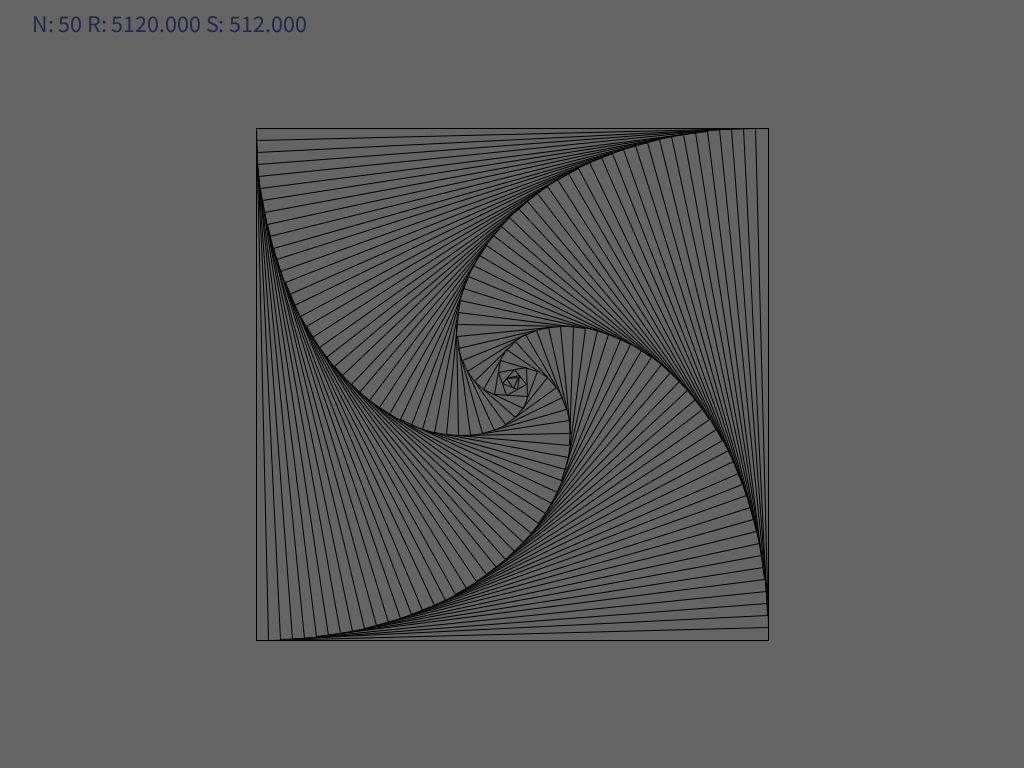
Frame 1 (no input)
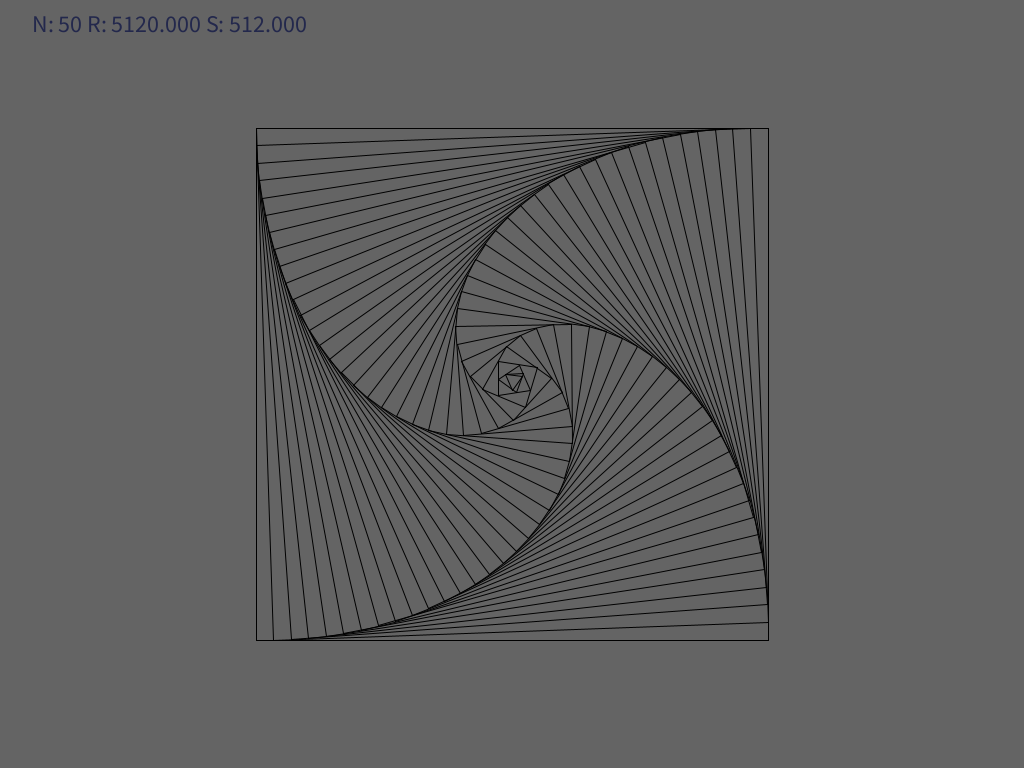
Frame 60 (the mouse pressed at the canvas centre just before this capture)
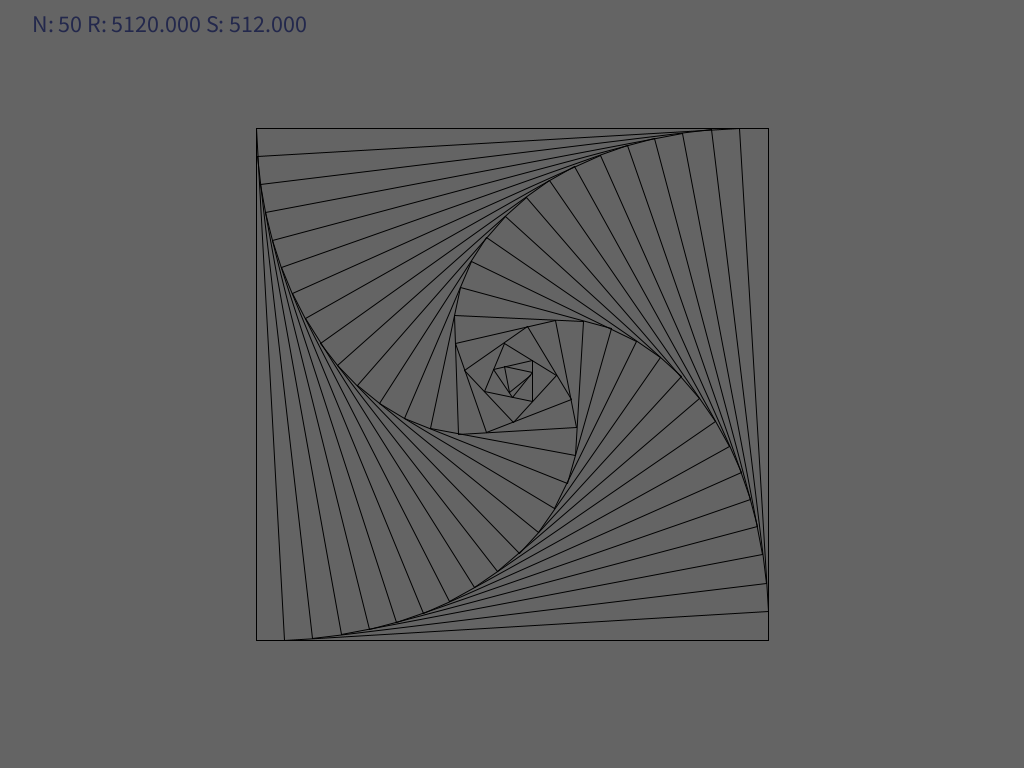
Frame 120 (the mouse held since frame 60 and released just before this capture)

The Processing sketch that drew these frames (run headless with seeded random() and noise(); from frame 60 on, the mouse is pressed at the canvas centre):

// Processing sketch: draw_a_spiral_in_a_box
// ── draw_a_spiral_in_a_box.pde
/*

https://i.stack.imgur.com/QDFZn.png

This geometric spiral looks complicated, but it's fairly simple to draw; take the following box:
https://i.stack.imgur.com/Xfuu0.png

Draw a straight line between the corner of the box and some set distance above the next corner counter-clockwise.
https://i.stack.imgur.com/0lOvI.png

Continue this pattern inward, always staying that set distance away from the corner of the next line. Here's a few more lines in.
https://i.stack.imgur.com/I396r.png

As you can see, as the pattern continues, the spiral approaches the center and the boxes you draw begin to rotate. Note that the distance remains constant, regardless of angle.

The Challenge
The Inspiration (and also thanks to the wonderful person who introduced me to this concept <3)
https://www.youtube.com/watch?v=S7DxlebZcrk

Given a numerical (possibly fractional) input from 1 to 25, write an image to disk that uses this pattern or display the output on the screen, where the distance from each corner is the distance of one initial side of the box divided by the input. Continue the pattern inward until the distance from the corner specified is longer than the length of the next side.

Rules
You may not use built-ins for this spiral creation, but you may use image processing builtins.
If you write to disk, you must output an image in any of .jpg, .gif, .tiff, .pbm, .ppm, and .png.
The initial side length must be at least 500 pixels.
The initial corner may be whichever you choose.
As always, the Standard Loopholes are disallowed.

*/

float R, S;
int   N;

void setup() {
  size(1024, 768);
  textSize(24);
  S = 512;
  R = S*10;
  N = 50;
}

void draw() {
  background(100);

  fill(35, 40, 76);
  text(String.format("N: %d R: %.3f S: %.3f", N, R, S), 32, 32);

  translate((width - S)/2, (height-S)/2);
  
  float M = N * abs(sin(0.001*millis()));
  ArrayList<PVector> p = gen((int)M, R, S);
  for (int i = 1; i < p.size()-1; i++) {
    PVector a = p.get(i);
    PVector b = p.get(i - 1);
    line(a.x, a.y, b.x, b.y);
  }
}

void keyPressed() {
  if (key == CODED) {
    if (keyCode == LEFT)
      N -= 5;
    else if (keyCode == RIGHT)
      N += 5;
  }
}

/*

@Level River St

The algorithm is parameterized by (N, R, S)
N - Rough number of slices to make, more means more resolution.
R - Initial scale factor
S - Size of the screen

The algorithm works by creating an initial square of S size in a list of points P.
Then it generates new points by the following update:

l = Length of the P points array (grows as points are added)
Q = P[l-3] - P[l-4]
R = (Q*S)/N
Z = P[l-4] + Q/R

Add Z to the point list

*/

ArrayList<PVector> gen(int n, float r, float s) {
  ArrayList<PVector> p = new ArrayList<PVector>() {{
    add(new PVector(0, 0));
    add(new PVector(0, s));
    add(new PVector(s, s));
    add(new PVector(s, 0));
    add(new PVector(0, 0));
  }};
  
  while (r > 1) {
    int l = p.size();
    PVector u = p.get(l - 3);
    PVector v = p.get(l - 4);

    PVector q = PVector.sub(u, v);
    r = q.mag()/s * n;

    q.div(r);
    q.add(v);
    p.add(q);
  }
  return p;
}
